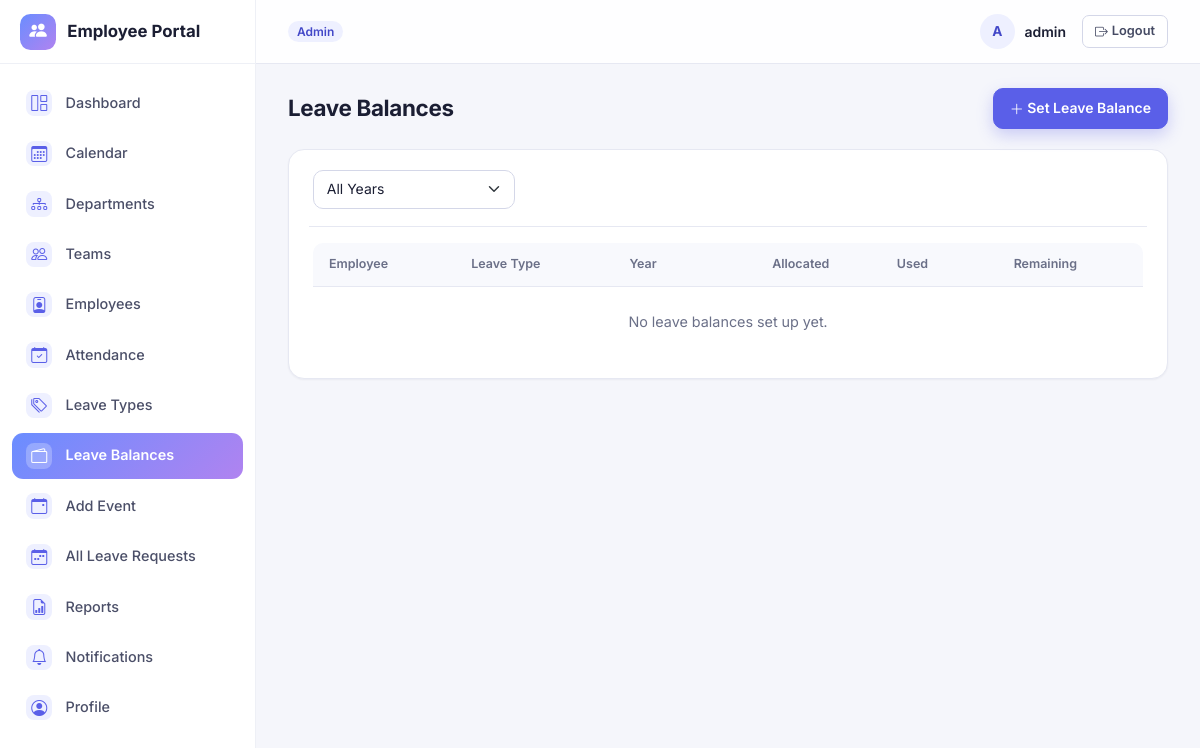
The page /leave-balances/ (signed in) on the database as committed earlier.
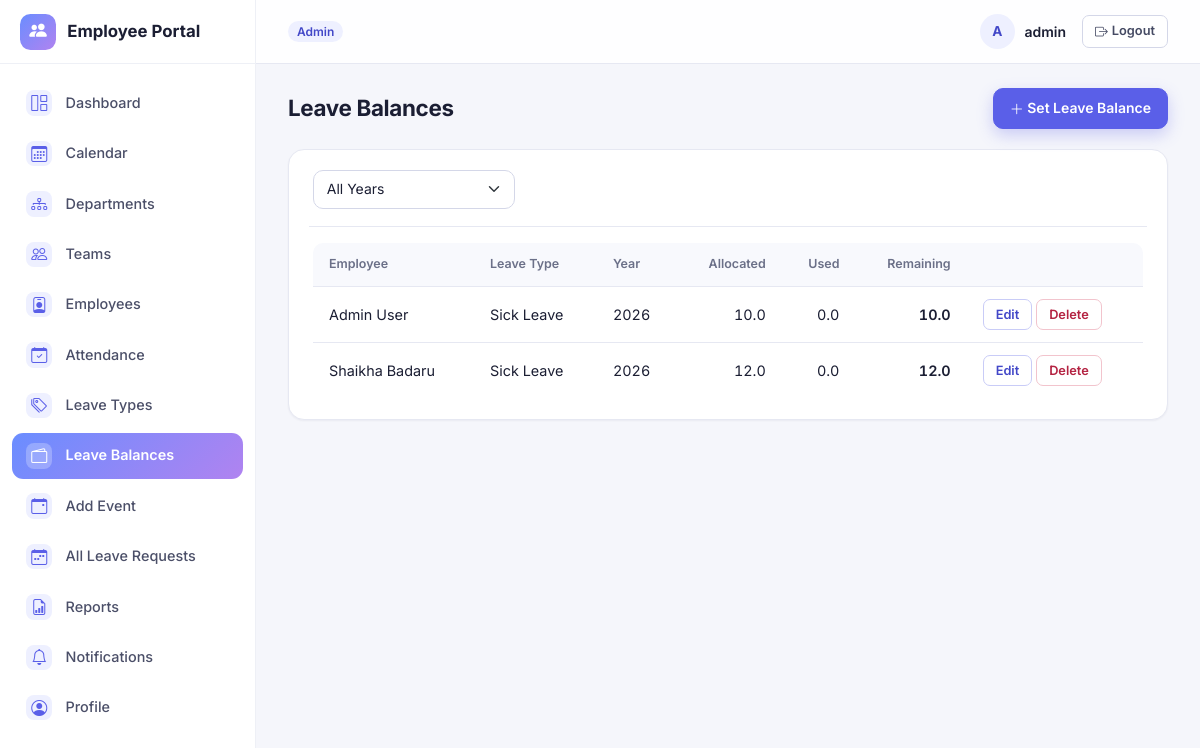
The same page on the database as committed later.
### employeeApp/models/leave.py (models this page shows, shortened)
class LeaveBalance(models.Model):
    employee = models.ForeignKey(Employee, on_delete=models.CASCADE, related_name='leave_balances')
    leave_type = models.ForeignKey(LeaveType, on_delete=models.CASCADE, related_name='balances')
    year = models.PositiveIntegerField(default=timezone.now().year)
    allocated = models.DecimalField(max_digits=5, decimal_places=1, default=0)
    used = models.DecimalField(max_digits=5, decimal_places=1, default=0)
    class Meta:
        unique_together = ('employee', 'leave_type', 'year')
    @property
    def remaining(self):
        return self.allocated - self.used

class LeaveType(models.Model):
    name = models.CharField(max_length=50, unique=True)
    default_yearly_allocation = models.PositiveIntegerField(default=0)
    is_active = models.BooleanField(default=True)
    class Meta:
        ordering = ['name']

### employeeApp/models/employees.py (models this page shows, shortened)
class Employee(models.Model):
    class EmploymentStatus(models.TextChoices):
        ACTIVE='ACTIVE','Active'
        INACTIVE='INACTIVE','Inactive'
    user=models.OneToOneField(settings.AUTH_USER_MODEL, on_delete=models.CASCADE, related_name='employee_profile')
    employee_id=models.CharField(max_length=20, unique=True)
    full_name=models.CharField(max_length=150)
    email=models.EmailField(unique=True)
    phone=models.CharField(max_length=20, blank=True)
    date_of_joining=models.DateField()
    designation=models.CharField(max_length=100)
    team=models.ForeignKey(Team, on_delete=models.SET_NULL,null=True,blank=True,related_name='employees')
    reporting_team_lead=models.ForeignKey(
        settings.AUTH_USER_MODEL,on_delete=models.SET_NULL, null=True, blank=True,
        related_name='direct_reports', limit_choices_to={'role': 'TEAM_LEAD'}
    )
    employment_status=models.CharField(max_length=10,choices=EmploymentStatus.choices,default=EmploymentStatus.ACTIVE)
    created_at=models.DateTimeField(auto_now_add=True)
    class Meta:
        ordering=['full_name']

### employeeApp/views/leave.py (the view)
# urls.py: path('leave-balances/', views.leave_balance_list, name='leave_balance_list'),
@admin_hr_required
def leave_balance_list(request):
    balances = LeaveBalance.objects.select_related('employee', 'leave_type').order_by(
        '-year', 'employee__full_name', 'leave_type__name'
    )
    year = request.GET.get('year')
    if year:
        balances = balances.filter(year=year)
    years = LeaveBalance.objects.values_list('year', flat=True).distinct().order_by('-year')
    return render(request, 'employeeApp/leave_balance_list.html', {
        'balances': balances, 'years': years, 'selected_year': year,
    })

### accounts/models.py (called while the page is built)
    def is_team_lead(self):
        return self.role == self.Role.TEAM_LEAD

    def can_manage_employees(self):
        return self.role in (self.Role.ADMIN, self.Role.HR)

### employeeApp/context_processors.py (called while the page is built)
def unread_notifications(request):
    if request.user.is_authenticated:
        qs = Notification.objects.filter(user=request.user, is_read=False)
        return {
            'unread_notification_count': qs.count(),
            'recent_notifications': qs[:5],
        }
    return {'unread_notification_count': 0, 'recent_notifications': []}

### employeeApp/templates/employeeApp/leave_balance_list.html (shortened to what this page needs)
{% extends "base.html" %}
{% block content %}
<div class="page-header">
    <h1>Leave Balances</h1>
    <a href="{% url 'employeeApp:leave_balance_add' %}" class="btn btn-primary"><i class="bi bi-plus-lg"></i> Set Leave Balance</a>
</div>
<div class="table-card">
    <form method="get" class="row g-2 mb-3">
        <div class="col-md-3">
            <select name="year" class="form-select" onchange="this.form.submit()">
                <option value="">All Years</option>
            </select>
        </div>
    </form>
    <table class="table table-hover align-middle dt-table">
        <thead><tr><th>Employee</th><th>Leave Type</th><th>Year</th><th class="text-end">Allocated</th><th class="text-end">Used</th><th class="text-end">Remaining</th><th class="no-sort"></th></tr></thead>
        <tbody>
        {% for b in balances %}
            <tr>
                <td>{{ b.employee.full_name }}</td>
                <td>{{ b.leave_type.name }}</td>
                <td>{{ b.year }}</td>
                <td class="text-end">{{ b.allocated }}</td>
                <td class="text-end">{{ b.used }}</td>
                <td class="text-end fw-semibold">{{ b.remaining }}</td>
                <td class="text-nowrap">
                    <a href="{% url 'employeeApp:leave_balance_edit' b.pk %}" class="btn btn-sm btn-outline-primary">Edit</a>
                    <a href="{% url 'employeeApp:leave_balance_delete' b.pk %}" class="btn btn-sm btn-outline-danger" onclick="return confirm('Remove this leave balance?');">Delete</a>
                </td>
            </tr>
        {% empty %}
            <tr><td colspan="7" class="text-muted text-center py-4">No leave balances set up yet.</td></tr>
        {% endfor %}
        </tbody>
    </table>
</div>
{% endblock %}

Rows that differ between the two databases and show on the page:
added LeaveBalance: employee.full_name "Admin User", leave_type.name "Sick Leave", year "2026", allocated "10.0", used "0.0", remaining "10.0"
added LeaveBalance: employee.full_name "Shaikha Badaru", leave_type.name "Sick Leave", year "2026", allocated "12.0", used "0.0", remaining "12.0"
Other text that changed with them:
text no longer shown: "No leave balances set up yet."
